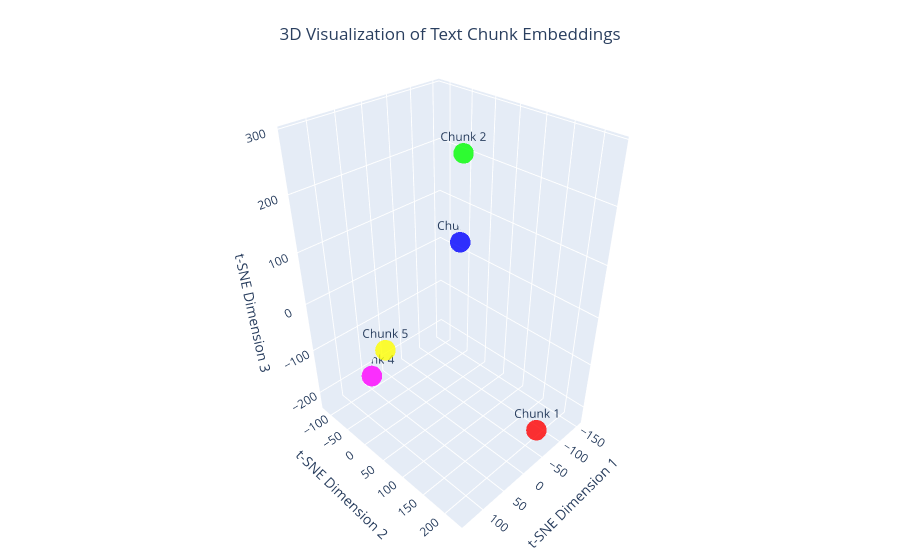

Notebook source saved alongside this figure:
### Markdown cell above
# Embeddings

### Code cell
from sentence_transformers import SentenceTransformer
from sklearn.manifold import TSNE
import numpy as np
import plotly.graph_objects as go
from langchain_text_splitters import RecursiveCharacterTextSplitter

# Sample text about transformers
text = """The Transformer architecture has become a cornerstone of modern natural language processing. 
It introduced self-attention mechanisms that allow models to weigh the importance of different words in a sequence. 
This innovation led to breakthrough models like BERT and GPT, which achieve remarkable results across many language tasks."""

# Split text into chunks
text_splitter = RecursiveCharacterTextSplitter(
    chunk_size=100,
    chunk_overlap=20
)
chunks = text_splitter.split_text(text)

# Get embeddings with a local model (no API key; same embedder as 2.1-local-rag)
embedder = SentenceTransformer("BAAI/bge-small-en-v1.5")
vectors = embedder.encode(chunks)

# Convert vectors list to numpy array
vectors_array = np.array(vectors)

# Reduce dimensionality with t-SNE to 3D
perplexity = min(5, len(vectors_array) - 1)  # Safeguard against too few chunks
tsne = TSNE(n_components=3, random_state=42, perplexity=perplexity)
reduced_vectors = tsne.fit_transform(vectors_array)

# Define distinct colors for better visualization
colors = ['#FF0000', '#00FF00', '#0000FF', '#FF00FF', '#FFFF00', '#00FFFF', 
          '#FFA500', '#800080', '#008000', '#FFC0CB']

# Create 3D visualization
fig = go.Figure(data=[go.Scatter3d(
    x=reduced_vectors[:, 0],
    y=reduced_vectors[:, 1],
    z=reduced_vectors[:, 2],
    mode='markers+text',
    text=[f"Chunk {i+1}" for i in range(len(chunks))],
    hovertext=chunks,
    marker=dict(
        size=12,
        color=[colors[i % len(colors)] for i in range(len(chunks))],
        opacity=0.8,
        symbol='circle'
    ),
    textposition='top center'
)])

# Update layout for better readability
fig.update_layout(
    scene=dict(
        xaxis_title="t-SNE Dimension 1",
        yaxis_title="t-SNE Dimension 2", 
        zaxis_title="t-SNE Dimension 3",
        camera=dict(
            up=dict(x=0, y=0, z=1),
            center=dict(x=0, y=0, z=0),
            eye=dict(x=1.5, y=1.5, z=1.5)
        )
    ),
    title={
        'text': "3D Visualization of Text Chunk Embeddings",
        'y':0.95,
        'x':0.5,
        'xanchor': 'center',
        'yanchor': 'top'
    },
    showlegend=False,
    margin=dict(l=0, r=0, t=30, b=0)
)

fig.show()

### Figure 1 — Plotly figure (JSON) as saved in the notebook; plotly's stock layout.template omitted (floating-point values rounded to 4 significant figures)
{"data": [{"hovertext": ["The Transformer architecture has become a cornerstone of modern natural language processing.", "It introduced self-attention mechanisms that allow models to weigh the importance of different", "of different words in a sequence.", "This innovation led to breakthrough models like BERT and GPT, which achieve remarkable results", "remarkable results across many language tasks."], "marker": {"color": ["#FF0000", "#00FF00", "#0000FF", "#FF00FF", "#FFFF00"], "opacity": 0.8, "size": 12, "symbol": "circle"}, "mode": "markers+text", "text": ["Chunk 1", "Chunk 2", "Chunk 3", "Chunk 4", "Chunk 5"], "textposition": "top center", "type": "scatter3d", "x": [-39.57, 4.069, -154.8, 36.43, 138.1], "y": [226.4, 92.76, -64.98, -115.9, 66.0], "z": [-172.5, 287.7, 19.2, -223.8, 11.03]}], "layout": {"margin": {"b": 0, "l": 0, "r": 0, "t": 30}, "scene": {"camera": {"center": {"x": 0, "y": 0, "z": 0}, "eye": {"x": 1.5, "y": 1.5, "z": 1.5}, "up": {"x": 0, "y": 0, "z": 1}}, "xaxis": {"title": {"text": "t-SNE Dimension 1"}}, "yaxis": {"title": {"text": "t-SNE Dimension 2"}}, "zaxis": {"title": {"text": "t-SNE Dimension 3"}}}, "showlegend": false, "title": {"text": "3D Visualization of Text Chunk Embeddings", "x": 0.5, "xanchor": "center", "y": 0.95, "yanchor": "top"}}}
